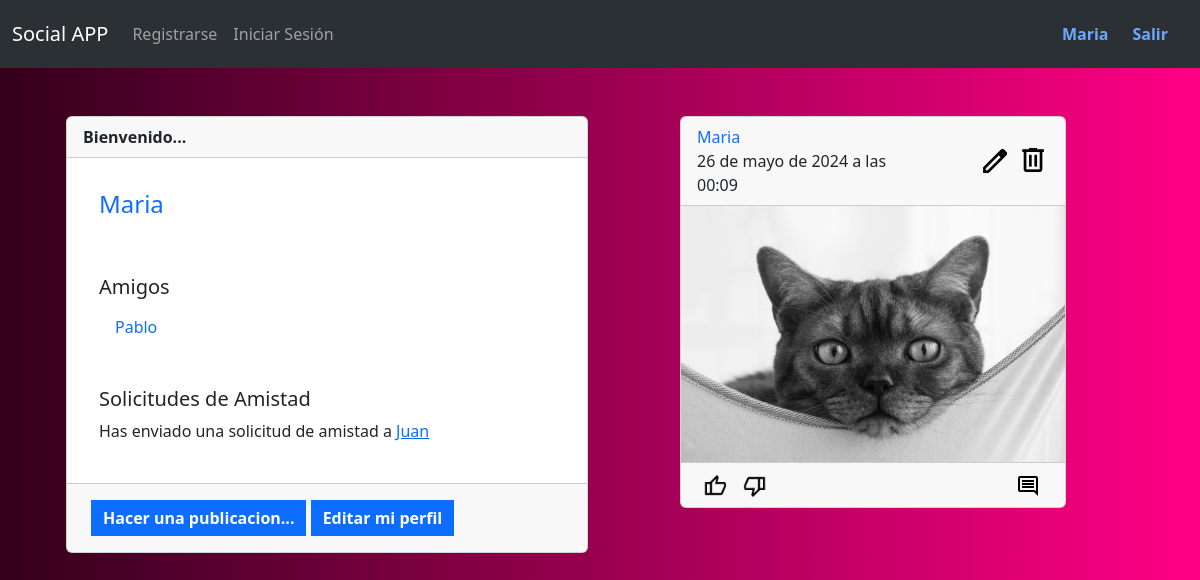
Before: /perfil/Maria (signed in) with the older database file.
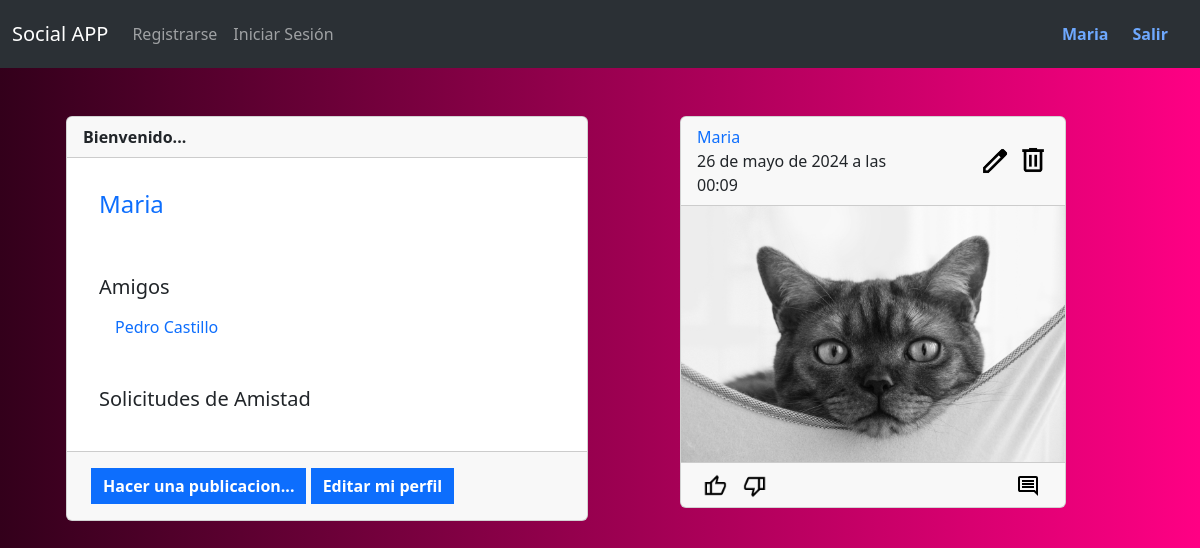
After: the same page with the newer database file.
### social_api/models.py (models this page shows, shortened)
class Usuario(models.Model):
    nombre_usuario = models.CharField(max_length=50)
    correo_electronico = models.EmailField(unique=True)
    password = models.CharField(max_length=100)
    fecha_registro = models.DateTimeField(auto_now_add=True)
    def __str__(self):
        return self.nombre_usuario

class Solicitud(models.Model):
    ESTADO_CHOICES = [
        ('pendiente', 'Pendiente'),
        ('aceptada', 'Aceptada'),
        ('rechazada', 'Rechazada')
    ]
    solicitante = models.ForeignKey(Usuario, related_name='solicitudes_enviadas', on_delete=models.CASCADE)
    solicitado = models.ForeignKey(Usuario, related_name='solicitudes_recibidas', on_delete=models.CASCADE)
    estado_solicitud = models.CharField(max_length=20, choices=ESTADO_CHOICES)

class Publicacion(models.Model):
    autor = models.ForeignKey(Usuario, on_delete=models.CASCADE)
    contenido = models.TextField(blank=True, null=True)
    imagen = models.ImageField(
        upload_to='publicaciones/images', blank=True, null=True)
    fecha_creacion = models.DateTimeField(auto_now_add=True)

### social_api/views.py (the view, shortened to what this page needs)
# urls.py: path('perfil/<str:nombre_usuario>', views.perfil, name='perfil'),
def perfil(request, nombre_usuario):
    usuario = get_object_or_404(Usuario, nombre_usuario=nombre_usuario)
    publicaciones = Publicacion.objects.filter(autor=usuario).order_by('-fecha_creacion')
    reacciones = Reaccion.reacciones
    solicitudes = Solicitud.ESTADO_CHOICES
    tipo_solicitudes = []
    for solicitud in solicitudes:
        tipo_solicitudes.append(solicitud[0])
    if request.session.get('id_usuario'):
        id_usuario_autenticado = request.session['id_usuario']
        solicitudes_usuario_enviadas = Solicitud.objects.filter(solicitante=id_usuario_autenticado)
        solicitudes_enviadas_pendientes = set()
        solicitudes_enviadas_aceptadas = set()
        solicitudes_enviadas_rechazadas = set()
        solicitudes_enviadas = set()
        lista_amigos = []
        for solicitud_enviada in solicitudes_usuario_enviadas:
            if solicitud_enviada.estado_solicitud == 'pendiente':
                solicitudes_enviadas_pendientes.add(solicitud_enviada.solicitado.id)
            elif solicitud_enviada.estado_solicitud == 'aceptada':
                solicitudes_enviadas_aceptadas.add(solicitud_enviada.solicitado.id)
                lista_amigos.append(solicitud_enviada.solicitado)
            elif solicitud_enviada.estado_solicitud == 'rechazada':
                solicitudes_enviadas_rechazadas.add(solicitud_enviada.solicitado.id)
            solicitudes_enviadas.add(solicitud_enviada.solicitado.id)
        solicitudes_usuario_recibidas = Solicitud.objects.filter(solicitado=id_usuario_autenticado)
        solicitudes_recibidas_pendientes = set()
        solicitudes_recibidas_aceptadas = set()
        solicitudes_recibidas_rechazadas = set()
        solicitudes_recibidas = set()
        for solicitud_recibida in solicitudes_usuario_recibidas:
            if solicitud_recibida.estado_solicitud == 'pendiente':
                solicitudes_recibidas_pendientes.add(solicitud_recibida.solicitante.id)
            elif solicitud_recibida.estado_solicitud == 'aceptada':
                solicitudes_recibidas_aceptadas.add(solicitud_recibida.solicitante.id)
                lista_amigos.append(solicitud_recibida.solicitante)
            elif solicitud_recibida.estado_solicitud == 'rechazada':
                solicitudes_recibidas_rechazadas.add(solicitud_recibida.solicitante.id)
            solicitudes_recibidas.add(solicitud_recibida.solicitante.id)
        if id_usuario_autenticado == usuario.id:
            error_campos_vacios = request.session.pop('error_campos_vacios', None)
            error_contenido = request.session.pop('error_contenido', None)
            usuario = Usuario.objects.get(id=request.session['id_usuario'], nombre_usuario=nombre_usuario)
            publicaciones = Publicacion.objects.filter(autor=usuario).order_by('-fecha_creacion')
            reacciones_like = set()
            reacciones_dislike = set()
            for publicacion in publicaciones:
                reacciones_usuario = Reaccion.objects.filter(autor=usuario, publicacion_id=publicacion.id)
                if reacciones_usuario:
                    for reaccion_usuario in reacciones_usuario:
                        if reaccion_usuario.tipo_reaccion == 'like':
                            reacciones_like.add(publicacion.id)
                        elif reaccion_usuario.tipo_reaccion == 'dislike':
                            reacciones_dislike.add(publicacion.id)
            usuario_autenticado = Usuario.objects.get(id=request.session['id_usuario'])
            return render(request, 'perfil.html', {
                'usuario': usuario,
                'publicaciones': publicaciones,
                'reacciones': reacciones,
                'reacciones_like': reacciones_like,
                'reacciones_dislike': reacciones_dislike,
                'usuario_autenticado': usuario_autenticado,
                'error_campos_vacios': error_campos_vacios,
                'error_contenido': error_contenido,
                'tipo_solicitudes': tipo_solicitudes,
                'solicitudes_usuario_recibidas': solicitudes_usuario_recibidas,
                'solicitudes_usuario_enviadas': solicitudes_usuario_enviadas,
                'solicitudes_enviadas_pendientes': solicitudes_enviadas_pendientes,
                'solicitudes_recibidas_aceptadas': solicitudes_recibidas_aceptadas,
                'solicitudes_recibidas_pendientes': solicitudes_recibidas_pendientes,
                'solicitudes_recibidas_rechazadas': solicitudes_recibidas_rechazadas,
                'lista_amigos': lista_amigos,
            })
    else:
        return render(request, 'perfil.html', {
                'usuario': usuario,
                'publicaciones': publicaciones,
                'reacciones': reacciones,
            })

### social_api/templates/perfil.html (shortened to what the changed rows need)
{% extends 'base.html' %}
{% load static %}
{% block content %}
<div class="container">
    <div class="container mt-5">
        <div class="row mx-auto">
            <div class="col-sm-6">
                <div class="card" style="width: 100%;">
                    <div class="card-body">
                        <div class="p-3">
                            {% if usuario_autenticado %}
                                {% if usuario %}
                                    {% if solicitudes_usuario_recibidas or solicitudes_usuario_enviadas %}
                                    <div style="margin-top: 1rem;">
                                        <div class="container-amigos"">
                                            {% if lista_amigos %}
                                                {% for amigo in lista_amigos %}
                                                    <p><a href="{{ amigo }}" style="text-decoration: none;">{{ amigo }}</a></p>
                                                {% endfor %}
                                            {% endif %}
                                        </div>
                                        <div class="container-usuario-solicitud">
                                            <h5 class="card-title">Solicitudes de Amistad</h5>
                                            {% for solicitud_usuario_enviada in solicitudes_usuario_enviadas %}
                                            {% if solicitud_usuario_enviada.solicitado.id in solicitudes_enviadas_pendientes %}
                                            <p style="margin-bottom: .5rem;">
                                                Has enviado una solicitud de amistad a
                                                <a href="{% url 'perfil' solicitud_usuario_enviada.solicitado %}">{{ solicitud_usuario_enviada.solicitado }}</a>
                                            </p>
                                            {% endif %}
                                            {% endfor %}
                                        </div>
                                    </div>
                                    {% endif %}
                                {% endif %}
                            {% endif %}
                        </div>
                    </div>
                </div>
            </div>
            <div class="col-sm-6">
                {% if publicaciones %}
                {% for publicacion in publicaciones %}
                <div class="row" style="padding: 0 80px 0 80px; margin-bottom: 40px;">
                    <div class="card p-0">
                        <div class="card-header" style="text-align: left;">
                            <div class="row">
                                <div class="col-sm-8">
                                    <a href="{% url 'perfil' publicacion.autor %}" style="text-decoration: none;">{{ publicacion.autor }}</a>
                                    <p style="margin: 0;">{{ publicacion.fecha_creacion }}</p>
                                </div>
                                {% if request.session.id_usuario %}
                                {% if usuario_autenticado.id == usuario.id %}
                                <div class="col align-self-center d-md-flex justify-content-md-end">
                                    <button type="button" style="border: 0; background-color: transparent;"
                                        data-bs-toggle="modal" data-bs-target="#{{ publicacion.id }}">
                                        <img src="{% static 'botones/edit.png' %}" width="32">
                                    </button>
                                    <a href="{% url 'eliminar_publicacion' publicacion.id %}">
                                        <img src="{% static 'botones/delete.png' %}" width="32">
                                    </a>
                                </div>
                                {% endif %}
                                {% endif %}
                            </div>
                        </div>
                        {% if publicacion.imagen %}
                        <div class="card-body p-0">
                            <img src="{{ publicacion.imagen.url }}" class="card-img-top"
                                style="border-radius: 0;">
                        </div>
                        {% endif %}
                        <div class="card-footer text-body-secondary">
                            <div class="row">
                                <div class="col">
                                    <form action="{% url 'reaccion' %}" method="post">
                                        {% for reaccion in reacciones %}
                                        {% if reaccion.0 == 'like' %}
                                        {% if reacciones_like %}
                                        {% if publicacion.id in reacciones_like %}
                                        <button type="submit" name="me_gusta" value="{{ reaccion.0 }}"
                                            style="border: 0; background-color: transparent;">
                                            <img src="{% static 'botones/like_if.png' %}" width="24">
                                        </button>
                                        {% else %}
                                        <button type="submit" name="me_gusta" value="{{ reaccion.0 }}"
                                            style="border: 0; background-color: transparent;">
                                            <img src="{% static 'botones/like.png' %}" width="24">
                                        </button>
                                        {% endif %}
                                        {% else %}
                                        <button type="submit" name="me_gusta" value="{{ reaccion.0 }}"
                                            style="border: 0; background-color: transparent;">
                                            <img src="{% static 'botones/like.png' %}" width="24">
                                        </button>
                                        {% endif %}
                                        {% else %}
                                        {% if reacciones_dislike %}
                                        {% if publicacion.id in reacciones_dislike %}
                                        <button type="submit" name="no_me_gusta" value="{{ reaccion.0 }}"
                                            style="border: 0; background-color: transparent;">
                                            <img src="{% static 'botones/dislike_if.png' %}" width="24">
                                        </button>
                                        {% else %}
                                        <button type="submit" name="no_me_gusta" value="{{ reaccion.0 }}"
                                            style="border: 0; background-color: transparent;">
                                            <img src="{% static 'botones/dislike.png' %}" width="24">
                                        </button>
                                        {% endif %}
                                        {% else %}
                                        <button type="submit" name="no_me_gusta" value="{{ reaccion.0 }}"
                                            style="border: 0; background-color: transparent;">
                                            <img src="{% static 'botones/dislike.png' %}" width="24">
                                        </button>
                                        {% endif %}
                                        {% endif %}
                                        {% endfor %}
                                    </form>
                                </div>
                                <div class="col d-md-flex justify-content-md-end">
                                    <button type="button" style="border: 0; background-color: transparent;">
                                    </button>
                                </div>
                            </div>
                        </div>
                    </div>
                </div>
                {% endfor %}
                {% endif %}
            </div>
        </div>
    </div>
</div>
{% endblock %}

Changed rows visible on the page:
removed Usuario: nombre_usuario "Pablo"
removed Solicitud: solicitado "Juan"
added Usuario: nombre_usuario "Pedro Castillo"
